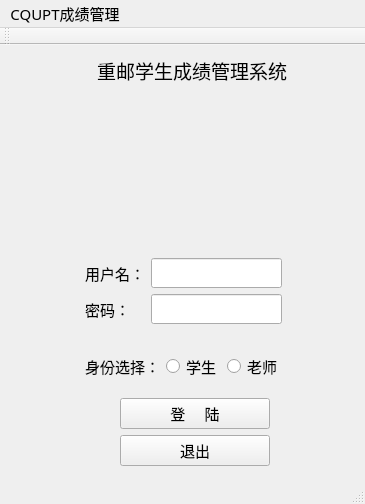
<?xml version="1.0" encoding="UTF-8"?>
<ui version="4.0">
 <class>MainWindow</class>
 <widget class="QMainWindow" name="MainWindow">
  <property name="geometry">
   <rect>
    <x>0</x>
    <y>0</y>
    <width>365</width>
    <height>470</height>
   </rect>
  </property>
  <property name="font">
   <font>
    <family>微软雅黑 Light</family>
    <pointsize>11</pointsize>
   </font>
  </property>
  <property name="windowTitle">
   <string>MainWindow</string>
  </property>
  <widget class="QWidget" name="centralWidget">
   <layout class="QGridLayout" name="gridLayout_3">
    <item row="0" column="0" colspan="2">
     <spacer name="horizontalSpacer_9">
      <property name="orientation">
       <enum>Qt::Horizontal</enum>
      </property>
      <property name="sizeHint" stdset="0">
       <size>
        <width>71</width>
        <height>20</height>
       </size>
      </property>
     </spacer>
    </item>
    <item row="0" column="2" colspan="3">
     <widget class="QLabel" name="labeltitle">
      <property name="font">
       <font>
        <family>黑体</family>
        <pointsize>14</pointsize>
       </font>
      </property>
      <property name="text">
       <string>重邮学生成绩管理系统</string>
      </property>
     </widget>
    </item>
    <item row="0" column="5">
     <spacer name="horizontalSpacer_10">
      <property name="orientation">
       <enum>Qt::Horizontal</enum>
      </property>
      <property name="sizeHint" stdset="0">
       <size>
        <width>58</width>
        <height>20</height>
       </size>
      </property>
     </spacer>
    </item>
    <item row="1" column="0" colspan="2">
     <spacer name="horizontalSpacer">
      <property name="orientation">
       <enum>Qt::Horizontal</enum>
      </property>
      <property name="sizeHint" stdset="0">
       <size>
        <width>40</width>
        <height>20</height>
       </size>
      </property>
     </spacer>
    </item>
    <item row="1" column="3">
     <widget class="QLabel" name="labelImage">
      <property name="enabled">
       <bool>true</bool>
      </property>
      <property name="minimumSize">
       <size>
        <width>150</width>
        <height>150</height>
       </size>
      </property>
      <property name="maximumSize">
       <size>
        <width>150</width>
        <height>150</height>
       </size>
      </property>
      <property name="sizeIncrement">
       <size>
        <width>150</width>
        <height>150</height>
       </size>
      </property>
      <property name="baseSize">
       <size>
        <width>150</width>
        <height>150</height>
       </size>
      </property>
      <property name="autoFillBackground">
       <bool>true</bool>
      </property>
      <property name="frameShape">
       <enum>QFrame::NoFrame</enum>
      </property>
      <property name="text">
       <string/>
      </property>
      <property name="textFormat">
       <enum>Qt::AutoText</enum>
      </property>
      <property name="scaledContents">
       <bool>true</bool>
      </property>
     </widget>
    </item>
    <item row="1" column="4" colspan="2">
     <spacer name="horizontalSpacer_2">
      <property name="orientation">
       <enum>Qt::Horizontal</enum>
      </property>
      <property name="sizeHint" stdset="0">
       <size>
        <width>83</width>
        <height>20</height>
       </size>
      </property>
     </spacer>
    </item>
    <item row="2" column="0">
     <spacer name="horizontalSpacer_5">
      <property name="orientation">
       <enum>Qt::Horizontal</enum>
      </property>
      <property name="sizeHint" stdset="0">
       <size>
        <width>51</width>
        <height>20</height>
       </size>
      </property>
     </spacer>
    </item>
    <item row="2" column="1" colspan="4">
     <widget class="QWidget" name="widget" native="true">
      <layout class="QGridLayout" name="gridLayout">
       <item row="0" column="0">
        <widget class="QLabel" name="labelNum">
         <property name="text">
          <string>用户名：</string>
         </property>
        </widget>
       </item>
       <item row="0" column="1">
        <widget class="QLineEdit" name="lineEditNum"/>
       </item>
       <item row="1" column="0">
        <widget class="QLabel" name="labelpassword">
         <property name="text">
          <string>密码：</string>
         </property>
        </widget>
       </item>
       <item row="1" column="1">
        <widget class="QLineEdit" name="lineEditPass"/>
       </item>
      </layout>
     </widget>
    </item>
    <item row="2" column="5">
     <spacer name="horizontalSpacer_6">
      <property name="orientation">
       <enum>Qt::Horizontal</enum>
      </property>
      <property name="sizeHint" stdset="0">
       <size>
        <width>58</width>
        <height>20</height>
       </size>
      </property>
     </spacer>
    </item>
    <item row="3" column="0">
     <spacer name="horizontalSpacer_7">
      <property name="orientation">
       <enum>Qt::Horizontal</enum>
      </property>
      <property name="sizeHint" stdset="0">
       <size>
        <width>51</width>
        <height>20</height>
       </size>
      </property>
     </spacer>
    </item>
    <item row="3" column="1" colspan="4">
     <widget class="QWidget" name="widget_2" native="true">
      <layout class="QGridLayout" name="gridLayout_2">
       <item row="0" column="0">
        <widget class="QLabel" name="label">
         <property name="text">
          <string>身份选择：</string>
         </property>
        </widget>
       </item>
       <item row="0" column="1">
        <widget class="QRadioButton" name="radioButtonstu">
         <property name="text">
          <string>学生</string>
         </property>
         <property name="autoRepeat">
          <bool>false</bool>
         </property>
        </widget>
       </item>
       <item row="0" column="2">
        <widget class="QRadioButton" name="radioButtonTea">
         <property name="text">
          <string>老师</string>
         </property>
        </widget>
       </item>
      </layout>
     </widget>
    </item>
    <item row="3" column="5">
     <spacer name="horizontalSpacer_8">
      <property name="orientation">
       <enum>Qt::Horizontal</enum>
      </property>
      <property name="sizeHint" stdset="0">
       <size>
        <width>58</width>
        <height>20</height>
       </size>
      </property>
     </spacer>
    </item>
    <item row="4" column="0" colspan="3">
     <spacer name="horizontalSpacer_3">
      <property name="orientation">
       <enum>Qt::Horizontal</enum>
      </property>
      <property name="sizeHint" stdset="0">
       <size>
        <width>96</width>
        <height>20</height>
       </size>
      </property>
     </spacer>
    </item>
    <item row="4" column="3">
     <widget class="QPushButton" name="pushButton">
      <property name="text">
       <string>登     陆</string>
      </property>
     </widget>
    </item>
    <item row="4" column="4" colspan="2">
     <spacer name="horizontalSpacer_4">
      <property name="orientation">
       <enum>Qt::Horizontal</enum>
      </property>
      <property name="sizeHint" stdset="0">
       <size>
        <width>83</width>
        <height>20</height>
       </size>
      </property>
     </spacer>
    </item>
    <item row="5" column="0" colspan="3">
     <spacer name="horizontalSpacer_11">
      <property name="orientation">
       <enum>Qt::Horizontal</enum>
      </property>
      <property name="sizeHint" stdset="0">
       <size>
        <width>96</width>
        <height>20</height>
       </size>
      </property>
     </spacer>
    </item>
    <item row="5" column="3">
     <widget class="QPushButton" name="pushButton_2">
      <property name="text">
       <string>退出</string>
      </property>
     </widget>
    </item>
    <item row="5" column="4" colspan="2">
     <spacer name="horizontalSpacer_12">
      <property name="orientation">
       <enum>Qt::Horizontal</enum>
      </property>
      <property name="sizeHint" stdset="0">
       <size>
        <width>83</width>
        <height>20</height>
       </size>
      </property>
     </spacer>
    </item>
   </layout>
  </widget>
  <widget class="QMenuBar" name="menuBar">
   <property name="geometry">
    <rect>
     <x>0</x>
     <y>0</y>
     <width>365</width>
     <height>26</height>
    </rect>
   </property>
   <widget class="QMenu" name="menuCQUPT">
    <property name="title">
     <string>CQUPT成绩管理</string>
    </property>
   </widget>
   <addaction name="menuCQUPT"/>
  </widget>
  <widget class="QToolBar" name="mainToolBar">
   <attribute name="toolBarArea">
    <enum>TopToolBarArea</enum>
   </attribute>
   <attribute name="toolBarBreak">
    <bool>false</bool>
   </attribute>
  </widget>
  <widget class="QStatusBar" name="statusBar"/>
 </widget>
 <layoutdefault spacing="6" margin="11"/>
 <resources/>
 <connections/>
</ui>
